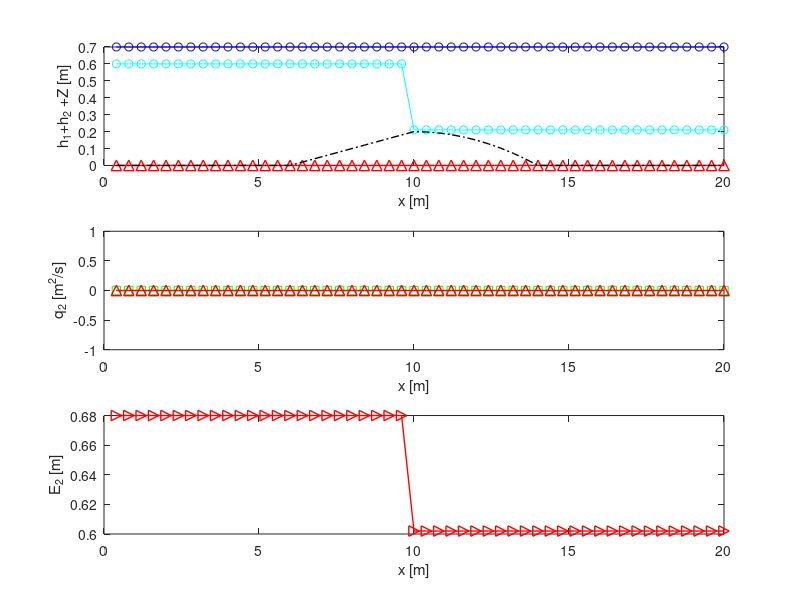

The MATLAB script that drew this image: (Note: this script raises an error after producing the figure.)

%%%%%%%%%%%%%%%%%%%%%%%%%%%%%%%%%%%%%%%%%%%%%%%%%%%%%%%%%%%%%%%%%%%%%%%%%%%%%
% The well-balanced algorithm preserves stationary shockwaves for two-layer
% shallow water equations.

%this is part of a paper titled "preserving stationary discontinuities in
%two-Layer shallow water equations with a novel well-balanced approach".

% majid akbari* Bahareh Pirzadeh* Sep 2023.
%* Department of Civil Engineering, University of Sistan and
%Baluchestan, Zahedan, Iran.
%Email: majidakbari@pgs.usb.ac.ir   ORCIDE: 0000-0002-8659-3753 

% the latest update Jan 2024.
%%%%%%%%%%%%%%%%%%%%%%%%%%%%%%%%%%%%%%%%%%%%%%%%%%%%%%%%%%%%%%%%%%%%%%%%%%%%%

clc
clear;
for kr=1:4 % loop for 4 different density ratio
for kn=1:6 % loop for 6 different mesh sizes

nk=[50 100 200 400 800 3200]; % mesh
rk=[0.8 0.92 0.98 0.99]; % table of density ratio

rr=rk(kr); % density ratio
n = nk(kn)+3; % mesh size

t=0; % start time
a=(n-3)/20;
dx = 1/a; % space interval
g = 9.81; % gravity
CFL=0.5;% courant number

H(1:n+2) = zeros;
U(1:n+2) = zeros; 
Z(1:n+2) = zeros;
Ul1(1:n+2) = zeros;


i=6*a:10*a;
     Z(i+1)=0.05.*((i/a-8+2)); %#ok<SAGROW>
i=10*a:14*a;    
    Z(i+1)=0.2-0.0125.*((i/a-12+2)).^2; %#ok<SAGROW>

% empty matrices
S1(1:n+2) = zeros;c1(1:n+2) = zeros;
S(1:n+2) = zeros;S3(1:n+2) = zeros;
Z1(1:n+2) = zeros;
B(1:n+2) = zeros;M(1:n+2) = zeros;
C(1:n+2) = zeros;J(1:n+2) = zeros;
D(1:n+2) = zeros;L1(1:n+2) = zeros;
E(1:n+2) = zeros;u2(1:n+2) = zeros;S2(1:n+2) = zeros;BB(1:n+2) = zeros;
k(1:n+2) = zeros;Fu1(1:n+2) = zeros;
h1(1:n+2) = zeros;h2(1:n+2) = zeros;

B1(1:n+2) = zeros;C1(1:n+2) = zeros;C2(1:n+2) = zeros;C3(1:n+2) = zeros;
z(1:n+2)=zeros;h(1:n+2)=zeros;L(1:n+2) = zeros;JJ(1:n+2) = zeros;
A(1:n+2)=zeros;h3(1:n+2) = zeros;
P(1:n+2)=zeros;Q(1:n+2)=zeros;DT(1:n+2) = zeros;
C4(1:n+2) = zeros;F2(1:n+2) = zeros;
U1(1:n+2) = zeros;zl1(1:n+2) = zeros;zl(1:n+2) = zeros;
SS(1:n+2) = zeros;
c2(1:n+2)=zeros;z1(1:n+2)=zeros;
SR(1:n+2)=zeros;SRe(1:n+2)=zeros;
SL(1:n+2)=zeros;SLe(1:n+2)=zeros;
X(1:n+2)=zeros;T1(1:n+2)=zeros;Tl11(1:n+2)=zeros;
F(1:n+2) = zeros;
Fu(1:n+2) = zeros;

q1(1:n+2) = zeros;
Fl1p(1:n+2)=zeros;Fl1m(1:n+2) = zeros;q2(1:n+2) = zeros;

hl2(1:n+2)=zeros;hl3(1:n+2) = zeros;
SLe1(1:n+2)=zeros;SLe2(1:n+2)=zeros;SRe2(1:n+2)=zeros;SRe1(1:n+2)=zeros;
Sl1(1:n+2) = zeros;

Fu2(1:n+2)=zeros;

FHpl1(1:n+2)=zeros;
FHml1(1:n+2)=zeros;
FUpl1(1:n+2)=zeros;
FUml1(1:n+2)=zeros;

Fup2(1:n+2)=zeros;
Fum2(1:n+2)=zeros;

Fp(1:n+2)=zeros;
Fm(1:n+2)=zeros;

FHp(1:n+2)=zeros;
FHm(1:n+2)=zeros;
FUp(1:n+2)=zeros;
FUm(1:n+2)=zeros;

% inital dam break
H(1:(n-2)/2)=0.6-Z(1:(n-2)/2);
H((n-2)/2:end)=0.21-Z((n-2)/2:end);% lower layer water height 
Hl1= 0.7-H-Z;% upper layer water height 


if kr==1
 tend=500.0005; 
elseif kr==2   
tend=1500.0005; 
elseif kr==3
tend=2000.0005;
elseif kr==4
tend=4000.0005;
end
tend=1000;
while  t <= tend
   

    v1 = max(abs(Ul1./Hl1) +...
        sqrt(g*(Hl1)));
    v2= max(abs(U./H) +...
        sqrt(g*(rr.*Hl1+H)));

   if t>0
       CFL=0.7;
   end
    
  v = max(v1,v2);
  dt = CFL*(dx/v); % timestep is chosen dynamically
 
   t = t+ dt;

% draw subplot 1
xx=(1:n-3)./a-1.*dx;
if t>0
subplot(3,1,1)

x=(1:n-3)./a;
i=2:n-2;
plot(x,(H(i)+Z(i)),'co-',x,(Hl1(i)+H(i)+Z(i)),'bo-',x,SS(i),'r^-','MarkerSize',7.5,'LineWidth',1.0)

hold on
plot(x,Z(i),'k-.','LineWidth',1.0)

xlabel('x [m]');
ylabel('h_1+h_2 +Z [m]');


hold off

grid off

subplot(3,1,2)

x=(1:n-3)./a;
i=2:n-2;

plot(x,(U(i)),'gs-',x,BB(i),'r^-','MarkerSize',7.5,'LineWidth',1.0)
hold off

xlabel('x [m]');
ylabel('q_2 [m^2/s]');

subplot(3,1,3)
plot(x,(0.5.*1./g.*(U(i)./H(i)).^2+rr.*Hl1(i)+H(i)+Z(i)),'r>-','MarkerSize',7.5,'LineWidth',1.0)

xlabel('x [m]');
ylabel('E_2 [m]');

if t<=dt
hfig1=figure(1);
set(hfig1,'position',[5 5 700 1800])
end
end


drawnow
i = 2:n;

%%%
Fum2(i)=U(i).^2./((H(i)))+0.5.*g.*((H(i)).^2); % layer 2 flux
Fup2(i)=U(i+1).^2./((H(i+1)))+0.5.*g.*((H(i+1)).^2);

Fl1p(i)=Ul1(i+1).^2./((Hl1(i+1)))+0.5.*g.*((Hl1(i+1)).^2); % layer 1 flux
Fl1m(i)=Ul1(i).^2./((Hl1(i)))+0.5.*g.*((Hl1(i)).^2);
%%
%Algorithen to Compute Shock Position
%%%%%%%%%%%%%%%%%%%%
J(i)=0.5.*(Ul1(i+1)+Ul1(i));
q01(i)=J(i).^2./(Hl1(i).*Hl1(i+1));
%%%%%%%%%%%%%%%%%%%%
J(i)=0.5.*(U(i+1)+U(i));
q02(i)=J(i).^2./(H(i).*H(i+1));
%%%%%%%%%%%%%%%%%%%%


B2(i)=0.5.*g.*(H(i)+H(i+1)).*(1-rr).*(H(i+1)-H(i));

J(i)=0.5.*(U(i)+U(i+1));

Fu(i)=(J(i)).^2./H(i)+0.0.*(g.*H(i).^2);
Fu1(i)=(J(i)).^2./H(i+1)+0.0.*(g.*H(i+1).^2);

P(i)=-((Fu1(i)-Fu(i))+B2(i))./(H(i+1)-H(i));

%%%%%%%%%%%%
C0(i)=0.5.*(Hl1(i+1)+Hl1(i));
C01(i)=0.5.*(H(i+1)+H(i));

B02(i)=0.5.*g.*(H(i)+H(i+1)).*rr.*(Hl1(i+1)-Hl1(i));

B01(i)=0.5.*g.*(Hl1(i)+Hl1(i+1)).*(H(i+1)-H(i));

Sl1s(i)=(1.*-g.*(0.5.*Hl1(i+1)+0.5.*Hl1(i)).*(Z(i+1)-Z(i))+(q01(i)-g.*C0(i)).*(Hl1(i+1)-Hl1(i)));

S2s(i)=(1.*-g.*(0.5.*H(i)+0.5.*H(i+1)).*(Z(i+1)-Z(i))-g.*0.5.*(H(i)+H(i+1)).*rr.*(Hl1(i+1)-Hl1(i)));

%%%%%%%%%%%%%%%%%%%%%% TLSWES  %%%%%%%%%%%%%%%%%%%%%%%%%
%%%%%%%%%%%%%%%%%%%%%% layer 1 %%%%%%%%%%%%%%%%%%%%%%%%%

Q1(i)=-(q01(i)-g.*C0(i)).*(Hl1(i+1)-Hl1(i));

F21(i)=(Q1(i))./(Hl1(i+1)-Hl1(i));

Q2(i)=-(q02(i)-g.*C01(i)).*(H(i+1)-H(i));

F42(i)=(Q2(i)-S2s(i))./(H(i+1)-H(i));

F22(i)=(+B01(i)-Sl1s(i))./(H(i+1)-H(i));

F41(i)=(+B02(i))./(Hl1(i+1)-Hl1(i));

P(i)=-(F21(i).*F42(i)-F22(i).*F41(i));
P(isinf(P))=0;
P(isnan(P))=0;

h(i)=H(i-1);
h1(i)=H(i-1);
h2(i)=H(i+1);

C1(i)=(P(i-1));
C2(i)=(P(i));
C3(i)=(P(i+1));

Q1(i)=-(q01(i)-g.*C0(i)).*(Hl1(i+1)-Hl1(i));

F21(i)=(Q1(i))./(Hl1(i+1)-Hl1(i));

Q2(i)=-(q02(i)-g.*C01(i)).*(H(i+1)-H(i));

F42(i)=(Q2(i))./(H(i+1)-H(i));

F22(i)=(+B01(i))./(H(i+1)-H(i));

F41(i)=(+B02(i))./(Hl1(i+1)-Hl1(i));

P(i)=-(F21(i).*F42(i)-F22(i).*F41(i));
P(isinf(P))=0;
P(isnan(P))=0;
C(i)=(P(i-1));
F(i)=(C(i-1));
C4(i)=(P(i+1));

%%% shock position
J(i)=min(C(i),max(P(i),C2(i)));
JJ(i)=min(F(i),max(C(i),C1(i)));

ttS=find(JJ>0 & J<0);

%%
Fr1=H;
Fr2=H;
G=H;G1=H;
G2=H;G3=H;
c2(i)=(1-rr).*(g.*H(i)); %layer 2

c1(i)=(1-rr).*(Hl1(i).*g); %layer 1

Fr1(i)=(Ul1(i)./Hl1(i)).^2./c1(i); %layer 1

Fr2(i)=(U(i)./H(i)).^2./c2(i);%layer 2

G(i)=-(Fr1(i)+Fr2(i)-(1-rr).*Fr1(i).*Fr2(i)-1);
c2(i)=(g.*H(i)); %layer 2

c1(i)=(Hl1(i).*g); %layer 1

G(i)=((U(i)./H(i)).^2-c2(i)).*((Ul1(i)./Hl1(i)).^2-c1(i))-g.^2.*H(i).*Hl1(i).*rr;
G1(i)=G(i+1);
%%
h(i)=Hl1(i+1);
ttY1=find(C>0 & P<0 & H>h2);
ttY2=find(P>0 & C4<0 & H<h2);

ttC1=find(C>0 & P<0);
ttC2=find(P>0 & C4<0);
ttC10=find(JJ>0 & J<0);
ttC20=find(C2>0 & C3<0);

tE1=find(C>0 & P<0  & H<h2);% selective energy balanced
tE2=find(P>0 & C4<0 & H<h2);% selective energy balanced

h(i)=H(i+2);

tYY1=find(C1>0 & J<0);
tYY2=find(J>0 & C3<0);
tYY10=find(C>0 & P<0);
tYY20=find(P>0 & C4<0);

tef=find(G>0 & G1<0 & h1>h2); % critical point-entropy fix

ttY=[ttY2 ttY1];
ttC=[ttC2,ttC1,ttC20,ttS];
tE=[tE1,tE2];
tYY=[tYY1,tYY2,tYY10,tYY20];

ttD=ttY;

SS(:)=nan;
BB(:)=nan;


if t>0
  %shock pos  
disp("Xs=");disp(xx(ttS))  
H(ttS)+Z(ttS)

SS(ttS)=H(ttS)+Z(ttS);
BB(ttS)=U(ttS);
end


FD=H;
FD(i)=1;
FD(ttC)=0;

FE=H;
FE(i)=1;
FE(tE)=0; % selective energy balanced

FC(i)=1; %#ok<*SAGROW> 
FC(tef)=0; %entropy fix
%%
% algorithem to compute the direction of internal shock

%%%%%%%%%%%%%%%%%%%%
J(i)=0.5.*(Ul1(i+1)+Ul1(i-1));
qf1(i)=J(i).^2./(Hl1(i-1).*Hl1(i+1));
%%%%%%%%%%%%%%%%%%%%
J(i)=0.5.*(U(i+1)+U(i-1));
qf2(i)=J(i).^2./(H(i-1).*H(i+1));
%%%%%%%%%%%%%%%%%%%%

C(i)=0.5.*(Hl1(i+1)+Hl1(i-1));

C1(i)=0.5.*(H(i+1)+H(i-1));

Q1(i)=qf1(i)-(-g.*C(i)).*(Hl1(i+1)-Hl1(i-1));

Q10(i)=-(qf1(i)-g.*C(i)).*(Hl1(i+1)-Hl1(i-1));

Q2(i)=-(qf2(i)-g.*C1(i)).*(H(i+1)-H(i-1));

B2(i)=0.5.*g.*(H(i-1)+H(i+1)).*rr.*(Hl1(i+1)-Hl1(i-1));


Sl1s(i)=-g.*0.5.*(Hl1(i+1)+Hl1(i-1)).*(Z(i+1)-Z(i-1));

B1(i)=0.5.*g.*(Hl1(i+1)+Hl1(i-1)).*(H(i+1)-H(i-1))-Sl1s(i);

D(i)=(0.5.*(Ul1(i+1)+Ul1(i-1))-0.25.*(Hl1(i+1)+Hl1(i-1)).*(0.5.*(Ul1(i+1)+Ul1(i-1))./Hl1(i+1)+0.5.*(Ul1(i+1)+Ul1(i-1))./Hl1(i-1))).*(0.5.*(Ul1(i+1)+Ul1(i-1))./(Hl1(i+1))-0.5.*(Ul1(i+1)+Ul1(i-1))./(Hl1(i-1)));


S2s(i)=-g.*0.5.*(H(i+1)+H(i-1)).*(Z(i+1)-Z(i-1));

B1E(i)=B1(i)-D(i);
%%%%%%%%%%%%%%%%%%%%%%%%%%%%%%%
F21s(i)=(Q10(i)-D(i))./(Hl1(i+1)-Hl1(i-1));

F42s(i)=(Q2(i)+B2(i)-S2s(i))./(H(i+1)-H(i-1));

F22s(i)=(Q10(i)+B1E(i))./(H(i+1)-H(i-1));

F41s(i)=B2(i)./(Hl1(i+1)-Hl1(i-1));
%%%%%%%%%%% Shock Direction %%%%%%%%%%
J(i)=(-(F21s(i).*F42s(i)-F22s(i).*F41s(i)));
X(:)=J(:);
X(J>0)=0;
X(J<0)=1;

J(i)=X(i);

z1(:)=Z(:);
z(:)=Z(:);
zl1=Z;
zl=Z;
h2=H;
h3=H;
hl2=Hl1;
hl3=Hl1;
hl02=Hl1;
hl03=Hl1;

h1(:)=H(:);
hl01(:)=Hl1(:);
Z1(:)=Z(:);

j=ttS; % shock postion (left or right jump state)

Z1(j)=J(j).*Z(j-1)+(1-J(j)).*Z(j+1);% Moving fixes

z1(j)=J(j).*Z(j)+(1-J(j)).*Z(j+1);% stationary fixes
z(j)=J(j).*Z(j-1)+(1-J(j)).*Z(j);% stationary fixes

h1(j)=J(j).*H(j-1)+(1-J(j)).*H(j+1);% Moving fixes

h2(j)=J(j).*H(j)+(1-J(j)).*H(j+1);% stationary fixes
h3(j)=J(j).*H(j-1)+(1-J(j)).*H(j);% stationary fixes

hl01(j)=J(j).*Hl1(j-1)+(1-J(j)).*Hl1(j+1); % Moving fixes
hl02(j)=J(j).*Hl1(j)+(1-J(j)).*Hl1(j+1);% stationary fixes
hl03(j)=J(j).*Hl1(j-1)+(1-J(j)).*Hl1(j);% stationary fixes
%%
% reconstructing the lower layer momentum equation and its non-conservative products.
%%%%%%%%%%%%%%   TLSWEs fixer

Fu(i)=((U(i).^2)./h2(i))+0.5.*g.*(h2(i)).^2;
Fu1(i)=((U(i).^2)./h3(i))+0.5.*g.*(h3(i)).^2;

T2(i)=Fu1(i+1)-Fu(i);

Fu(i)=((U(i).^2)./h1(i))+0.5.*g.*(h1(i)).^2;
Fu1(i)=((U(i).^2)./h1(i))+0.5.*g.*(h1(i)).^2;

T1(i)=Fu1(i+1)-Fu(i);

Fu(i)=((U(i).^2)./h1(i))+0.5.*g.*((h1(i)).^2);

%%%% source term layer2
S2s(i)=-g.*0.5.*(h3(i+1)+h2(i)).*(z(i+1)-z1(i));

E(i)=Z(i+1)-Z(i);
E(E>0)=1;
E(E<0)=0;

S3(i)=(-g.*((1-E(i)).*(h3(i+1))+(E(i)).*(h2(i))-abs(z(i+1)-z1(i))./2).*(z(i+1)-z1(i)));

D(i)=(0.5.*(U(i+1)+U(i))-0.25.*(h3(i+1)+h2(i)).*(U(i+1)./h3(i+1)+U(i)./h2(i))).*(0.5.*(U(i+1)+U(i))./(h3(i+1))-0.5.*(U(i+1)+U(i))./(h2(i)));
D(isnan(D))=1;
D(isinf(D))=1;
D(D<0.0)=0;
D(D>1)=1;

S2(ttY)=S2s(ttY);
S2(i)=-g.*0.5.*(h3(i+1)+h2(i)).*(z(i+1)-z1(i));
S2m(i)=-g.*0.5.*(h2(i)+h2(i)).*(z(i+1)-z1(i));
S2p(i)=-g.*0.5.*(h3(i+1)+h3(i+1)).*(z(i+1)-z1(i));

S1(i)=-g.*0.5.*(h1(i+1)+h1(i)).*(Z1(i+1)-Z1(i));


S1p(i)=-g.*0.5.*(h1(i+1)+h1(i+1)).*(Z1(i+1)-Z1(i));
S1m(i)=-g.*0.5.*(h1(i)+h1(i)).*(Z1(i+1)-Z1(i));
%%%%%%

Fu1(i)=(Ul1(i).^2./hl2(i))+0.5.*g.*((hl2(i)).^2);
Fu2(i)=(Ul1(i).^2./hl3(i))+0.5.*g.*((hl3(i)).^2);
Tl11(i)=Fu2(i+1)-Fu1(i);
%%
%%%% selectve energy balanced sourcer term  layer 1
Sl1s(i)=-g.*0.5.*(hl3(i+1)+hl2(i)).*(zl(i+1)-zl1(i));

E(i)=Z(i+1)-Z(i);
E(E>0)=1;
E(E<0)=0;

S3(i)=(-g.*((1-E(i)).*(hl3(i+1))+(E(i)).*(hl2(i))-abs(zl(i+1)-zl1(i))./2).*(zl(i+1)-zl1(i)));
D(i)=(0.5.*(Ul1(i+1)+Ul1(i))-0.25.*(hl3(i+1)+hl2(i)).*(U(i+1)./h3(i+1)+Ul1(i)./hl2(i))).*(0.5.*(Ul1(i+1)+Ul1(i))./(hl3(i+1))-0.5.*(Ul1(i+1)+Ul1(i))./(hl2(i)))./(S3(i)-Sl1(i));


Sl1(ttY)=Sl1s(ttY);
Sl1(i)=-g.*0.5.*(hl3(i+1)+hl2(i)).*(zl(i+1)-zl1(i));
Sl1m(i)=-g.*0.5.*(hl3(i)+hl2(i)).*(zl(i+1)-zl1(i));
Sl1p(i)=-g.*0.5.*(hl3(i+1)+hl2(i+1)).*(zl(i+1)-zl1(i));
%%%%%

%%%%%%%%%%%%%%
D(i)=(0.5.*(U(i+1)+U(i))).^2.*(1./h1(i+1)-1./h1(i))-(0.5.*(h1(i+1)+h1(i))).*(0.5.*(U(i+1)+U(i))).^2.*(1./(2.*h1(i+1).^2)-1./(2.*h1(i).^2));
B21(i)=0.5.*g.*(h1(i+1)+h1(i)).*rr.*(hl01(i+1)-hl01(i))-0.*D(i);
B21e(i)=(0.5.*g.*(h1(i)+h1(i+1)).*rr.*(hl01(i+1)-hl01(i)))-S1(i)-0.*D(i);
B21p(i)=(0.5.*g.*(h1(i+1)+h1(i+1)).*rr.*(hl01(i+1)-hl01(i)))-S1p(i);

B21m(i)=(0.5.*g.*(h1(i)+h1(i)).*rr.*(hl01(i+1)-hl01(i)))-S1m(i);

D(i)=(-D(i)+B21e(i)-B21m(i))./(B21p(i)-B21m(i));
D(isnan(D))=0;
D(isinf(D))=0;
D(D<0.0)=0;
D(D>1)=1;

B21e(i)=FE(i).*((1-D(i)).*B21m(i)+D(i).*B21p(i))+(1-FE(i)).*B21e(i);

D(i)=(0.5.*(U(i+1)+U(i))).^2.*(1./h3(i+1)-1./h2(i))-(0.5.*(h3(i+1)+h2(i))).*(0.5.*(U(i+1)+U(i))).^2.*(1./(2.*h3(i+1).^2)-1./(2.*h2(i).^2));

D(ttD)=0;


B2(i)=0.5.*g.*(h3(i+1)+h2(i)).*rr.*(hl03(i+1)-hl02(i))+0.*D(i);
B2e(i)=(0.5.*g.*(h3(i+1)+h2(i)).*rr.*(hl03(i+1)-hl02(i)))-S2(i)-0.*D(i);
B2p(i)=(0.5.*g.*(h3(i+1)+h3(i+1)).*rr.*(hl03(i+1)-hl02(i)))-S2p(i);
B2m(i)=(0.5.*g.*(h2(i)+h2(i)).*rr.*(hl03(i+1)-hl02(i)))-S2m(i);

D(i)=(-D(i)+B2e(i)-B2m(i))./(B2p(i)-B2m(i));
D(isnan(D))=0;
D(isinf(D))=0;
D(D<0.0)=0;
D(D>1)=1;

B2e(i)=FE(i).*((1-D(i)).*B2m(i)+D(i).*B2p(i))+(1-FE(i)).*B2e(i);

%%%% selectve energy balanced sourcer term  layer 1
D(i)=(0.5.*(Ul1(i+1)+Ul1(i))-0.25.*(hl3(i+1)+hl2(i)).*(0.5.*(Ul1(i)+Ul1(i+1))./hl3(i+1)+0.5.*(Ul1(i+1)+Ul1(i))./hl2(i))).*(0.5.*(Ul1(i+1)+Ul1(i))./(hl3(i+1))-0.5.*(Ul1(i+1)+Ul1(i))./(hl2(i)));


B1(i)=0.5.*g.*(hl3(i+1)+hl2(i)).*(H(i+1)-H(i))+0.*D(i);
Sl1(i)=-g.*0.5.*(hl3(i+1)+hl2(i)).*(zl(i+1)-zl1(i));
B1e(i)=(0.5.*g.*(hl3(i+1)+hl2(i)).*(H(i+1)-H(i)))-Sl1(i)-0.*D(i);
B1p(i)=(0.5.*g.*(hl3(i+1)+hl2(i+1)).*(H(i+1)-H(i)))-Sl1p(i);
B1m(i)=(0.5.*g.*(hl3(i)+hl2(i)).*(H(i+1)-H(i)))-Sl1m(i);

D(i)=(-D(i)+B1e(i)-B1m(i))./(B1p(i)-B1m(i));
D(isnan(D))=1;
D(isinf(D))=1;
D(D<0.0)=0;
D(D>1)=1;


B1e(i)=((1-D(i)).*B1m(i)+D(i).*B1p(i));


%%
% numerical viscosity term controler
%%%%%%%%%%%%%%%%%%%%
J(i)=0.5.*(Ul1(i+1)+Ul1(i));
q1(i)=J(i).^2./(hl2(i).*hl3(i+1));
%%%%%%%%%%%%%%%%%%%%
J(i)=0.5.*(U(i+1)+U(i));
q2(i)=J(i).^2./(h2(i).*h3(i+1));
%%%%%%%%%%%%%%%%%%%%
J(i)=0.5.*(U(i+1)+U(i));
q21(i)=J(i).^2./(h1(i).*h1(i+1));
%%%%%%%%%%%%%%%%%%%%
J(i)=0.5.*(Ul1(i+1)+Ul1(i));
q01(i)=J(i).^2./(Hl1(i).*Hl1(i+1));
%%%%%%%%%%%%%%%%%%%%
J(i)=0.5.*(U(i+1)+U(i));
q02(i)=J(i).^2./(H(i).*H(i+1));
%%%%%%%%%%%%%%%%%%%%

B02(i)=0.5.*g.*(H(i)+H(i+1)).*rr.*(Hl1(i+1)-Hl1(i));

B01(i)=0.5.*g.*(Hl1(i)+Hl1(i+1)).*(H(i+1)-H(i));

C(i)=0.5.*(hl3(i+1)+hl2(i));

C1(i)=0.5.*(h3(i+1)+h2(i));

C21(i)=0.5.*(h1(i+1)+h1(i));


FD(i)=1;
FD(tYY)=0;
%%%%%%%%%%%%%%%%%%%%%% TLSWES  %%%%%%%%%%%%%%%%%%%%%%%%%
%%%%%%%%%%%%%%%%%%%%%% layer 1 %%%%%%%%%%%%%%%%%%%%%%%%%
Q01(i)=-(q01(i)-g.*C0(i)).*(Hl1(i+1)-Hl1(i));
Q02(i)=-(q02(i)-g.*C01(i)).*(H(i+1)-H(i));

Q2(i)=-(q21(i)-g.*C21(i)).*(h1(i+1)-h1(i));

F21(i)=Q01(i);

F42(i)=Q02(i);

F22(i)=+B01(i);

F41(i)=+B21(i);

Q1(i)=-(q1(i)-g.*C(i)).*(hl3(i+1)-hl2(i));
Q2(i)=-(q02(i)-g.*C01(i)).*(h1(i+1)-h1(i));


Q01(i)=-(q1(i)-g.*C(i)).*(H(i+1)-H(i)+Z(i+1)-Z(i));

F21(i)=FD(i).*Q1(i)+(1-FD(i)).*Q1(i);

F42(i)=Q02(i);

F22(i)=B01(i);

F21z(i)=FD(i).*Q1(i)+(1-FD(i)).*Q1(i);

F22z(i)=FD(i).*B01(i)+(1-FD(i)).*B01(i);

F41(i)=B02(i);

Q2(i)=-(q21(i)-g.*C21(i)).*(h1(i+1)-h1(i));

B210(i)=-0.5.*g.*(h1(i+1)+h1(i)).*rr.*(hl01(i+1)-hl01(i));

B210(i)=-0.5.*g.*(h1(i+1)+h1(i)).*rr.*(h1(i+1)-h1(i)+Z1(i+1)-Z1(i));

%%%%%%%%%%%%%%%%%%%%%%%%%%%%%%%%%%%%%%%%%
Q1(i)=-(q1(i)-g.*C(i)).*(hl3(i+1)-hl2(i));
Q2(i)=-(q2(i)-g.*C1(i)).*(h3(i+1)-h2(i));

F42s=H;
F21s=H;

F21s(i)=Q1(i);
F42s(i)=Q2(i)+B2e(i);
F22s(i)=Q1(i)+B1e(i);
F41s(i)=B2(i);

FS=F;
FS(i)=F21s(i).*F42s(i)-F22s(i).*F41s(i);

FS2(i)=F21(i).*F42(i)-F22(i).*F41(i);

F21s(i)=Q1(i);

F42s(i)=Q2(i)+B2e(i);

F22s(i)=Q1(i)+B1e(i);

F41s(i)=B2(i);

FS3=F;
FS3(i)=FS(i)./FS2(i);
FS3(isinf(FS3))=0;
FS3(isnan(FS3))=0;
%%%%%%%%%%%%%%%%%%%%%

%%%%%%%%%%%%%%%%%%%%%%%%%%%%%%%%%%%%%%%%%
Q1(i)=-(q1(i)-g.*C(i)).*(hl3(i+1)-hl2(i));
Q2(i)=-(q21(i)-g.*C21(i)).*(h1(i+1)-h1(i));

F21s(i)=(Q1(i)+0.*B1(i)-0.*Sl1(i));

F42s(i)=(Q2(i)+B21e(i));

F22s(i)=(Q1(i)+B1e(i));

F41s(i)=(0.*Q2(i)+B21(i)+0.*S1(i));


FS(i)=F21s(i).*F42s(i)-F22s(i).*F41s(i);
FS2(i)=F21(i).*F42(i)-F22(i).*F41(i);
FS31=F;
FS31(i)=FS(i)./FS2(i);
FS31(isinf(FS31))=0;
FS31(isnan(FS31))=0;
%%%%%%%%%%%%%%%%%%%%%% MLSWEs
%%%%%%%%%%%%%%%%%%%%%% layer 2

Q1(i)=-(q1(i)-g.*C(i)).*(hl3(i+1)-hl2(i));
Q2(i)=-(q2(i)-g.*C1(i)).*(h3(i+1)-h2(i));


F21s(i)=(Q1(i)+B1e(i));

F42s(i)=(Q2(i)+0.*B2(i)-0.*S2(i));

F22s(i)=(0.*Q1(i)+B1(i)-0.*Sl1(i));

F41s(i)=(Q2(i)+B2e(i));

FS(i)=F21s(i).*F42s(i)-F22s(i).*F41s(i);
FS2(i)=F21(i).*F42(i)-F22(i).*F41(i);

F21s(i)=(Q1(i)+B1e(i));

F42s(i)=(Q2(i));

F22s(i)=(+B1(i));

F41s(i)=(Q2(i)+B2e(i));

FS4=F;
FS4(i)=FS(i)./FS2(i);
FS4(isinf(FS4))=0;
FS4(isnan(FS4))=0;
%%%%%%%%%%%%%%%%%%%%%% MLSWEs
%%%%%%%%%%%%%%%%%%%%%% layer 2
Q1(i)=-(q1(i)-g.*C(i)).*(hl3(i+1)-hl2(i));
Q2(i)=-(q21(i)-g.*C21(i)).*(h1(i+1)-h1(i));


F21s(i)=(Q1(i)+(B1e(i)));

F42s(i)=(Q2(i)+0.*B21(i)-0.*S1(i));

F22s(i)=(0.*Q1(i)+(B1(i))-0.*Sl1(i));

F41s(i)=(Q2(i)+(B21(i))-S1(i));

FS(i)=F21s(i).*F42s(i)-F22s(i).*F41s(i);

FS2(i)=F21(i).*F42(i)-F22(i).*F41(i);
FS41=F;
FS41(i)=FS(i)./(FS2(i));
FS41(isinf(FS41))=0;
FS41(isnan(FS41))=0;
%%%%%%%%%%%%%%%%%%%%%%%%%%%%%%%%
%% 
% weighted technique- blending moving and stationary shockwave fixes.
%%%%%%%%%%%%%%%%%
J1(i)=(g./2*(h1(i)./h1(i+1)-h1(i+1)./h1(i)).*(h1(i)-h1(i+1))+0.*g./2.*(h1(i+1)+h1(i))./(h1(i+1).*h1(i)).*(Z1(i)-Z1(i+1)).*(h1(i)-h1(i+1))+...
    -1./(h1(i+1).*h1(i)).*B21e(i).*(h1(i)-h1(i+1)));

ST1(i)=(U(i)./h1(i).*h1(i+1)-sqrt(J1(i)).*h1(i+1));

aj=find(J1<0);

ST1(aj)=U(aj+1); %#ok<*FNDSB> 

if t<inf
u2(i)=ST1(i);
end

B21(i)=0.5.*g.*(h1(i+1)+h1(i)).*rr.*(hl01(i+1)-hl01(i));

B21E(i)=0.5.*g.*(h1(i+1)+h1(i)).*rr.*(h1(i)-h1(i+1)+Z1(i)-Z1(i+1));


B2(i)=0.5.*g.*(h3(i+1)+h2(i)).*rr.*(hl03(i+1)-hl02(i));

B1(i)=0.5.*g.*(hl3(i+1)+hl2(i)).*(H(i+1)-H(i));


Fp(i)=u2(i).^2./h1(i+1)+0.5.*g.*h1(i+1).^2;

Fm(i)=U(i).^2./h1(i)+0.5.*g.*h1(i).^2;

k42(i)=(Fp(i)-Fm(i)+B21e(i));

k22(i)=(Tl11(i)-Sl1(i)+B1(i));

k21(i)=Tl11(i);

k41(i)=B21(i);

k(i)=-(k42(i).*k21(i)-k22(i).*k41(i));

k42d(i)=(T2(i)+B2e(i));

k42c(i)=(T1(i)+B21e(i));

DT(i)=(k42d(i)-k42(i))./(k42d(i)-k42c(i));
DT(isnan(DT))=0;
DT(isinf(DT))=0;
DT(DT<0)=0;
DT(DT>1)=1;

F1=F2;
Tfs(i)=(1-DT(i)).*(T2(i)+B2e(i))+DT(i).*(T1(i)+B21e(i));
F2(i)=(1-DT(i)).*FS3(i)+DT(i).*FS31(i);
F1(i)=(1-DT(i)).*FS4(i)+DT(i).*FS41(i);

F1s=H;
F2s(i)=(1-DT(i)).*FS3(i)+DT(i).*0;
F1s(i)=(1-DT(i)).*FS4(i)+DT(i).*0;

FF(i)=1;
FF(ttY)=0;

G2(i)=Hl1(i+1)-Hl1(i);

G1(i)=H(i+1)-H(i);


FU=H*0+1;

FD(i)=1;
FD(ttC)=0;  
D(i)=1;
D(G2<0 | G1>0)=0;

M(i)=0;
F(i)=min(F1(i-1),F2(i-1));

G(i)=max(min((H(i+1)-H(i))./(H(i+2)-H(i)),1),0);

G1(i)=max(min((Hl1(i+1)-Hl1(i))./(Hl1(i+2)-Hl1(i)),1),0);

M(i)=(1-max(G(i),G1(i))).*F(i);

     FU(i)=((1-FF(i)).*D(i-1).*M(i)+FF(i));

   F2(i)=((1-FF(i)).*D(i-1).*min(F2(i),M(i))+FF(i).*(FD(i).*F2(i)+(1-FD(i)).*F2s(i)));

   F1(i)=((1-FF(i)).*D(i-1).*min(F1(i),M(i))+FF(i).*(FD(i).*F1(i)+(1-FD(i)).*F1s(i)));


  F2(i)=(1-FC(i)).*max(F2(i+1),F2(i))+FC(i).*F2(i);

  F1(i)=(1-FC(i)).*max(F1(i+1),F1(i))+FC(i).*F1(i);
%%
% numerical viscosity fixes
F1(i)=(max(0,min(F1(i),1)));
F2(i)=(max(0,min(F2(i),1)));
FU(i)=(max(0,min(FU(i),1)));

%%
% implementing Energy-balanced HLL scheme
%%%%%%%%%%%%%%%%%%%%%%%%% HLL-MSF solver %%%%%%%%%%%%%%%%%%%%%%%%

% layer 2
C1(i)=(F2(i).*(H(i+1)-H(i)));

c2(i)=sqrt((H(i)+rr*Hl1(i)).*g); %layer 2

c1(i)=sqrt(Hl1(i).*g); %layer 1

SRe1(i)=max(Ul1(i+1)./Hl1(i+1)+c1(i+1),Ul1(i)./Hl1(i)+c1(i)); %wave bounds
SLe1(i)=min(Ul1(i+1)./Hl1(i+1)-c1(i+1),Ul1(i)./Hl1(i)-c1(i));

SRe2(i)=max(U(i+1)./H(i+1)+c2(i+1),U(i)./H(i)+c2(i)); %wave bounds
SLe2(i)=min(U(i+1)./H(i+1)-c2(i+1),U(i)./H(i)-c2(i));

SRe(i)=max(0,max(SRe2(i),SRe1(i)));

SLe(i)=min(0,min(SLe2(i),SLe1(i)));

X(i)=(SLe(i).*SRe(i)).*(C1(i));
FHm(i)=(-SRe(i).*(U(i+1)-U(i))+X(i))./(SRe(i)-SLe(i));% HLL layer 2
FHp(i)=(-SLe(i).*(U(i+1)-U(i))+X(i))./(SRe(i)-SLe(i));

X(i)=SLe(i).*SRe(i).*(U(i+1)-U(i));

FUm(i)=(-SRe(i).*(Tfs(i))+X(i))./(SRe(i)-SLe(i)); % HLL layer 2
FUp(i)=(-SLe(i).*(Tfs(i))+X(i))./(SRe(i)-SLe(i));

%%
% Updating Solution layer 2
H(i)=H(i)+dt.*(-1./(dx).*(FHp(i)-FHm(i-1)));
U(i)=U(i)+dt.*(-1./(dx).*(FUp(i)-FUm(i-1)));

%%
C1(i)=max(F1(i),F1(i)).*(Hl1(i+1)-Hl1(i));

X(i)=-(SR(i).*(C1(i)));

FHpl1(i)=(0.*(Ul1(i+1)+Ul1(i))+X(i))./(2);
FHml1(i)=(0.*(Ul1(i+1)+Ul1(i))+X(i))./(2);


X(i)=-SR(i).*(Ul1(i+1)-Ul1(i));

FUpl1(i)=(0+X(i))./(2);
FUml1(i)=(0+X(i))./(2);

Q(i)=Ul1(i+1)-Ul1(i);

L1(i)=(((0.5).*Q(i-1)+(0.5).*Q(i)));


L(i)=0.5.*(Tl11(i)+Tl11(i-1));

S(i)=0.5.*(Sl1(i)+Sl1(i-1));

B(i)=0.5.*(B1(i)+B1(i-1));


   X(i)=(SLe(i).*SRe(i)).*(C1(i));
FHpl1(i)=(-SRe(i).*(Ul1(i+1)-Ul1(i))+X(i))./(SRe(i)-SLe(i));%HLL
FHml1(i)=(-SLe(i).*(Ul1(i+1)-Ul1(i))+X(i))./(SRe(i)-SLe(i));

X(i)=SLe(i).*SRe(i).*FU(i).*(Ul1(i+1)-Ul1(i));

FUpl1(i)=(-SRe(i).*(Tl11(i)+B1e(i))+X(i))./(SRe(i)-SLe(i)); %HLL
FUml1(i)=(-SLe(i).*(Tl11(i)+B1e(i))+X(i))./(SRe(i)-SLe(i));

%%
% Updating Solution - layer 2
Hl1(i)=Hl1(i)+dt.*(-1./(dx).*((FHpl1(i)-FHml1(i-1))));
Ul1(i)=Ul1(i)+dt.*(-1./(dx).*((FUpl1(i)-FUml1(i-1))));
%%

% Impose Boundary Condition
H(1) = H(2);
U(1) = U(2);

Hl1(1) = Hl1(2);
Ul1(1) = Ul1(2);

H(n-1:n+2) =H(n-2);             
Hl1(n-1:n+2) = Hl1(n-2);
U(n-1:n+2) = U(n-2);
Ul1(n-1:n+2) = Ul1(n-2);



disp("t=");disp(t)
disp("density ratio=");disp(rr)

end
clearvars -except kr kn
end
end
